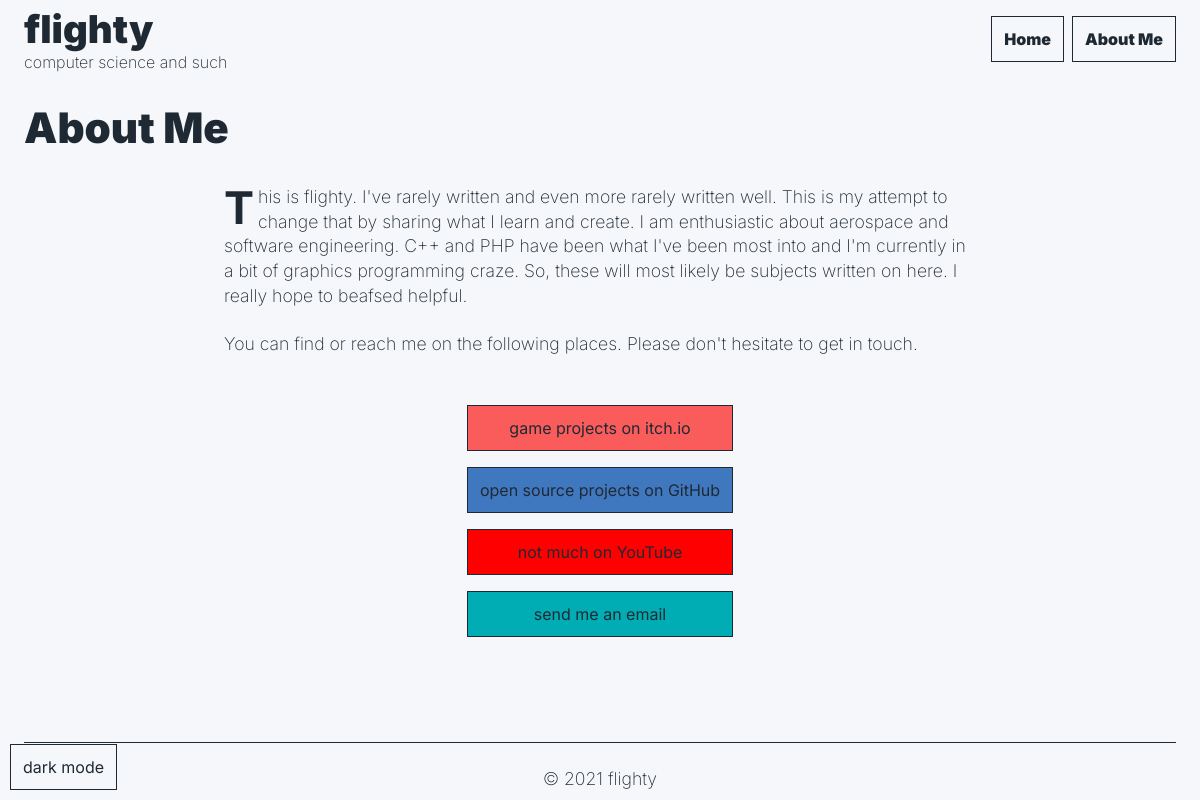
/src/public/page?id=1, run on the app's committed database.
### tables this page shows
CREATE TABLE pages (
  id INT(11) AUTO_INCREMENT PRIMARY KEY,
  menu_index INT(11) NOT NULL,
  title VARCHAR(255) NOT NULL,
  content TEXT NOT NULL,
  content_raw TEXT NOT NULL
);

### src/flighty.php (called while the page is built, shortened)
<?php
function include_component($file_name, $context = []){
    include "../template_components/".$file_name;
}

### src/database.php (called while the page is built, shortened)
<?php
$connection = mysqli_connect("localhost", "flighty", "[PASSWORD HERE]", "flighty");
function query($query){
    global $connection;
    $result = $connection->query($query);
    $rows = $result->fetch_all(MYSQLI_ASSOC);
    return $rows ?? [];
}

### src/public/page.php (the view, shortened to what this page needs)
<?php
require __DIR__."/../database.php";
require __DIR__."/../flighty.php";
if($_SERVER["REQUEST_METHOD"] === "POST"){
    $preview = true;
    $Parsedown = new Parsedown();
    $page = [
        "title" => addslashes($_POST["title"]),
        "content" => $Parsedown->text(addslashes($_POST['content_raw'])),
    ];
}
else{
    $page = query("SELECT id, title, content FROM pages WHERE id = {$_GET["id"]};")[0] ?? false;
}
?>
<div class="fly-content-wrapper">
    <div>
        <?php include_component("nav.php") ?>
        <article>
            <h1 class="fly-margin-small-bottom"><?= $page["title"] ?></h1>
            <div class="fly-width-2-3 fly-dropcap fly-margin-auto-horizontal fly-article" style="margin-top: 32px">
                <?= $page["content"] ?>
            </div>
        </article>
        <?php if($page["title"] == "About Me"): ?>
            <div class="fly-flex fly-flex-column fly-flex-center" style="padding-top: 24px;">
                <div class="fly-flex fly-flex-column fly-flex-center" style="width: max-content">
                    <a href="https://vrtxrry.itch.io" target="_blank" class="fly-button fly-margin-small fly-width-1-1 fly-text-center" style="background-color: #fa5c5c;">game projects on itch.io</a>
                    <a href="https://github.com/ogoregen" target="_blank" class="fly-button fly-margin-small fly-width-1-1 fly-text-center" style="background-color: #4078c0;">open source projects on GitHub</a>
                    <a href="https://www.youtube.com/channel/UCUcvKlgTYssZ0Fdsylw6jGg" target="_blank" class="fly-button fly-margin-small fly-width-1-1 fly-text-center" style="background-color: #FF0000;">not much on YouTube</a>
                    <a href="mailto:vrtxrry@pm.me" target="_blank" class="fly-button fly-margin-small fly-background-primary fly-width-1-1 fly-text-center">send me an email</a>
                </div>
           </div>
        <?php endif ?>
    </div>
    <div>
    </div>
</div>

### src/template_components/nav.php (shortened to what this page needs)
<?php
$pages = query("SELECT id, title FROM pages ORDER BY menu_index;");
$path = parse_url($_SERVER["REQUEST_URI"], PHP_URL_PATH);
?>
<div class="fly-width-1-1 fly-flex fly-flex-space-between fly-flex-center">
    <div>
        <a href="/" class="fly-heading fly-link-text">flighty</a>
        <div class="fly-margin-horizontal">computer science and such</div>
    </div>
    <nav class="fly-hidden-small">
        <ul class="fly-margin fly-nav">
            <li class="<?php if($path == "/") echo "fly-nav-selected" ?>">
                <a href="/">Home</a>
            </li>
            <?php foreach($pages as $page): ?>
                <li class="<?php if($path == "/page" && isset($_GET["id"]) && $page["id"] == $_GET["id"]) echo "fly-nav-selected" ?>"><a href="page?id=<?php echo $page["id"] ?>"><?php echo $page["title"] ?></a></li>
            <?php endforeach ?>
        </ul>
    </nav>
</div>

### src/public/static/css/style.css (style rules this page uses)
:root { --fly-padding: 16px; --fly-padding-small: 12px; --fly-margin: 24px; --fly-margin-small: 16px; --fly-muted-color: #f3f3f3; }
* { color: inherit; background-color: inherit; border-color: inherit; box-sizing: border-box; font-family: 'Inter', sans-serif; }
body { color: #1f2933; background-color: #f5f7fa; border-color: #1f2933; margin: 0 auto; font-weight: 200; }
p { margin: var(--fly-margin); font-size: 1.1rem; line-height: 1.4; font-weight: 200; word-break: break-word; }
a, .fly-button-text { text-decoration: underline; cursor: pointer; color: inherit; padding: 0; font: inherit; border: none; background: none; }
.fly-link-text { text-decoration: none; }
.fly-input, .fly-button { font-weight: 400; font-size: 1em; border: 1px solid; padding: var(--fly-padding-small); text-decoration: none; }
.fly-hidden-small { display: none; }
@media only screen and (min-width: 768px) { .fly-hidden-small { display: block; } }
.fly-text-center { text-align: center; }
.fly-dropcap p:first-of-type:first-letter { float: left; font-size: 45px; line-height: 1; font-weight: bold; margin-right: 4px; }
.fly-background-primary { background-color: #00adb5; }
.fly-flex { display: flex; }
.fly-flex-column { flex-direction: column; }
.fly-flex-space-between { justify-content: space-between; }
.fly-flex-center { align-items: center; }
.fly-content-wrapper { min-height: 100vh; display: flex; flex-direction: column; justify-content: space-between; }
[class*="fly-width-"] { width: 100%; }
@media only screen and (min-width: 768px) { .fly-width-1-1 { width: 100%; } }
@media only screen and (min-width: 768px) { .fly-width-2-3 { width: 66.66%; } }
h1, h2, h3, h4, h5, h6 { font-weight: 900; margin: var(--fly-margin); }
h1 { font-size: 2.625rem; }
.fly-heading { font-weight: 900; font-size: 2.4rem; margin: var(--fly-margin); }
.fly-margin { margin: var(--fly-margin); }
.fly-margin-horizontal { margin-right: var(--fly-margin); margin-left: var(--fly-margin); }
.fly-margin-small { margin-bottom: 8px; }
* + .fly-margin-small { margin-top: 8px; }
.fly-margin-small-bottom { margin-bottom: 8px; }
.fly-margin-auto-horizontal { margin-left: auto; margin-right: auto; }
ul.fly-nav { list-style-type: none; line-height: 30px; display: flex; }
ul.fly-nav li { margin-left: 8px; }
ul.fly-nav li a { border: 1px solid; padding: var(--fly-padding-small); font-weight: 900; text-decoration: none; }

### data on the page
pages: title "About Me", content "This is flighty. I've rarely written and even more rarely written well. This is my attempt to change that by sharing what I learn and create. I am enthusiastic about aerospace and software engineering. C++ and PHP have been what I've been most into and I'm currently in a bit of graphics programming craze. So, these will most likely be subjects written on here. I really hope to beafsed helpful. You can find or reach me on the following places. Please don't hesitate to get in touch."
